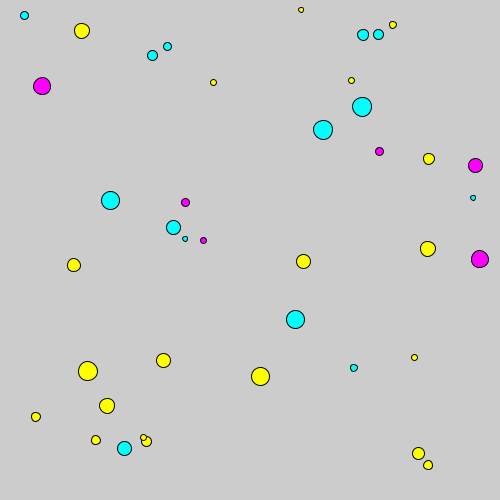
Frame 1 (no input)
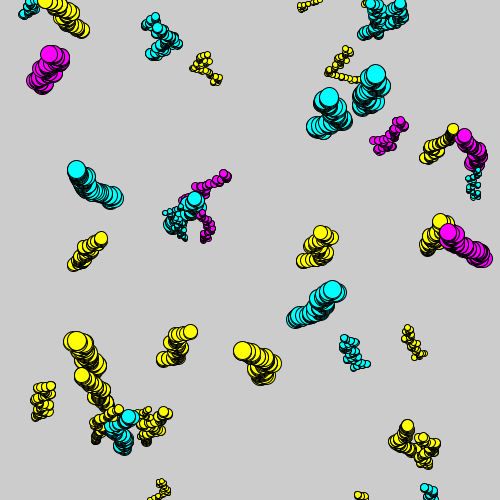
Frame 60 (the mouse pressed at the canvas centre just before this capture)
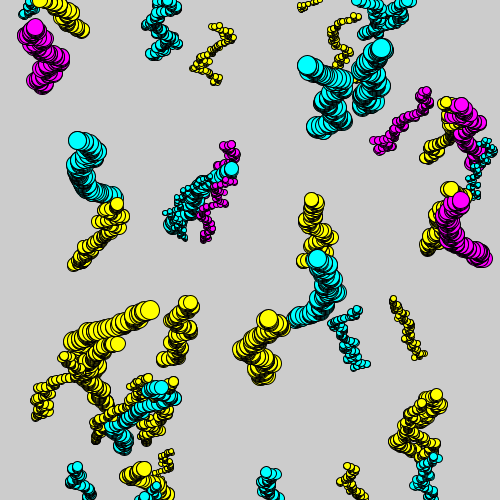
Frame 120 (the mouse held since frame 60 and released just before this capture)

The Processing sketch that drew these frames (run headless with seeded random() and noise(); from frame 60 on, the mouse is pressed at the canvas centre):

// Processing sketch: objetos
// ── objetos.pde
Burbuja bubbles[] = new Burbuja[40];
color colores[] = new color[3];

void setup(){
  size(500, 500);
  colores[0] = color(0, 255, 255);
  colores[1] = color(255, 255, 0);
  colores[2] = color(255, 0, 255);
  for(int i = 0; i < bubbles.length; i++){
    bubbles[i] = new Burbuja(random(0, width), random(0, height), int(random(5, 20)), colores[int(random(0, 3))]);
  }
}

void draw(){
  //background(0);
  for(int i = 0; i < bubbles.length; i++){
    bubbles[i].dibujar();
    bubbles[i].flotar();
  }
}

// ── Burbuja.pde
class Burbuja{
  float x;
  float y;
  int radius;
  color col;
  
  Burbuja(float posx, float posy, int radius, color col){
    this.x = posx;
    this.y = posy;
    this.radius = radius;
    this.col = col;
  }
  
  void flotar(){
    y = y - random(0, 1);;
    if(frameCount%int(random(1, 5))==0){
      x = x + sin(frameCount*random(1, 10))*5;
    }
    if(this.y < 0){
      this.y = height;
      this.x = random(0, width);
    }
  }
  
  void dibujar(){
    fill(col);
    ellipse(this.x, this.y, this.radius, this.radius);
  }
}
